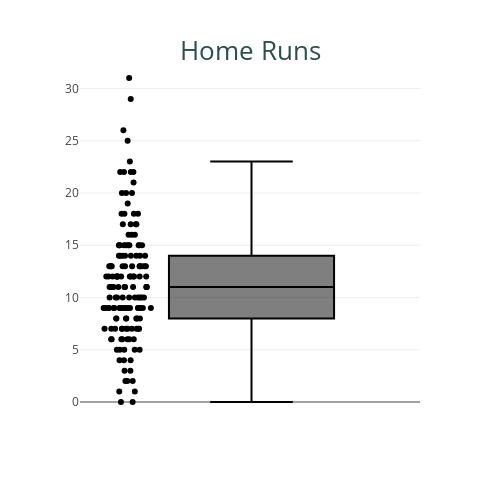

Notebook code cell kept with this figure:
### Code cell
fig_12 = px.box(
    df.query("Season==2023"),
    y = "HR",
    points="all",
    hover_name = "Name",
    height = 500,
    width = 500,
)

fig_12.update_layout(
    title=dict(text="Home Runs", font=dict(size=26), automargin=True, yref='paper'),
    title_font_color="darkslategrey",
    yaxis=dict(title=""),
    xaxis=dict(title="")
)

### Figure 1 — Plotly figure (JSON) as saved in the notebook; plotly's stock layout.template omitted (floating-point values rounded to 4 significant figures; data arrays with more than 128 entries replaced by an {"elided": "..."} marker saying what was removed)
{"data": [{"alignmentgroup": "True", "boxpoints": "all", "hovertemplate": "<b>%{hovertext}</b><br><br>HR=%{y}<extra></extra>", "hovertext": {"elided": "151 str values"}, "legendgroup": "", "marker": {"color": "#000001"}, "name": "", "notched": false, "offsetgroup": "", "orientation": "v", "showlegend": false, "type": "box", "x0": " ", "xaxis": "x", "y": {"elided": "151 int values"}, "y0": " ", "yaxis": "y"}], "layout": {"boxmode": "group", "height": 500, "legend": {"tracegroupgap": 0}, "margin": {"t": 60}, "title": {"automargin": true, "font": {"color": "darkslategrey", "size": 26}, "text": "Home Runs", "yref": "paper"}, "width": 500, "xaxis": {"anchor": "y", "domain": [0, 1], "title": {"text": ""}}, "yaxis": {"anchor": "x", "domain": [0, 1], "title": {"text": ""}}}}
